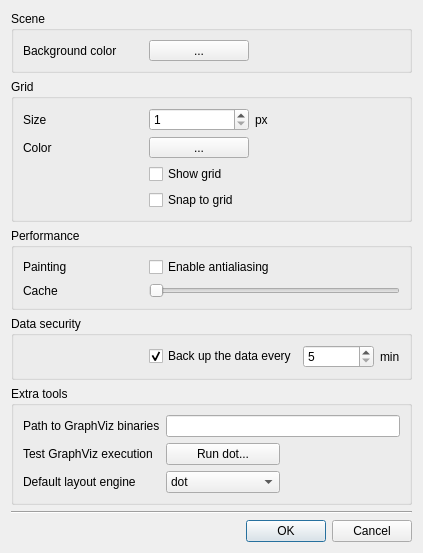
<?xml version="1.0" encoding="UTF-8"?>
<ui version="4.0">
 <class>CSceneOptionsDialog</class>
 <widget class="QDialog" name="CSceneOptionsDialog">
  <property name="geometry">
   <rect>
    <x>0</x>
    <y>0</y>
    <width>423</width>
    <height>546</height>
   </rect>
  </property>
  <property name="windowTitle">
   <string>Scene Options</string>
  </property>
  <layout class="QVBoxLayout" name="verticalLayout">
   <item>
    <widget class="QGroupBox" name="SceneSection">
     <property name="title">
      <string>Scene</string>
     </property>
     <property name="flat">
      <bool>true</bool>
     </property>
     <layout class="QFormLayout" name="formLayout">
      <property name="fieldGrowthPolicy">
       <enum>QFormLayout::FieldsStayAtSizeHint</enum>
      </property>
      <item row="0" column="0">
       <widget class="QLabel" name="label_4">
        <property name="minimumSize">
         <size>
          <width>120</width>
          <height>0</height>
         </size>
        </property>
        <property name="text">
         <string>Background color</string>
        </property>
       </widget>
      </item>
      <item row="0" column="1">
       <widget class="QSint::ColorButton" name="BackgroundColor">
        <property name="sizePolicy">
         <sizepolicy hsizetype="Preferred" vsizetype="Fixed">
          <horstretch>0</horstretch>
          <verstretch>0</verstretch>
         </sizepolicy>
        </property>
        <property name="minimumSize">
         <size>
          <width>100</width>
          <height>0</height>
         </size>
        </property>
        <property name="text">
         <string>...</string>
        </property>
        <property name="popupMode">
         <enum>QToolButton::InstantPopup</enum>
        </property>
        <property name="toolButtonStyle">
         <enum>Qt::ToolButtonTextBesideIcon</enum>
        </property>
        <property name="arrowType">
         <enum>Qt::NoArrow</enum>
        </property>
       </widget>
      </item>
     </layout>
    </widget>
   </item>
   <item>
    <widget class="QGroupBox" name="GridSection">
     <property name="title">
      <string>Grid</string>
     </property>
     <property name="flat">
      <bool>true</bool>
     </property>
     <layout class="QFormLayout" name="formLayout_2">
      <property name="fieldGrowthPolicy">
       <enum>QFormLayout::FieldsStayAtSizeHint</enum>
      </property>
      <item row="0" column="0">
       <widget class="QLabel" name="label">
        <property name="minimumSize">
         <size>
          <width>120</width>
          <height>0</height>
         </size>
        </property>
        <property name="text">
         <string>Size</string>
        </property>
       </widget>
      </item>
      <item row="0" column="1">
       <layout class="QHBoxLayout" name="horizontalLayout">
        <item>
         <widget class="QSpinBox" name="GridSize">
          <property name="sizePolicy">
           <sizepolicy hsizetype="Preferred" vsizetype="Fixed">
            <horstretch>0</horstretch>
            <verstretch>0</verstretch>
           </sizepolicy>
          </property>
          <property name="minimumSize">
           <size>
            <width>100</width>
            <height>0</height>
           </size>
          </property>
          <property name="minimum">
           <number>1</number>
          </property>
          <property name="maximum">
           <number>40</number>
          </property>
         </widget>
        </item>
        <item>
         <widget class="QLabel" name="label_2">
          <property name="text">
           <string>px</string>
          </property>
         </widget>
        </item>
       </layout>
      </item>
      <item row="2" column="0">
       <widget class="QLabel" name="label_3">
        <property name="minimumSize">
         <size>
          <width>120</width>
          <height>0</height>
         </size>
        </property>
        <property name="text">
         <string>Color</string>
        </property>
       </widget>
      </item>
      <item row="2" column="1">
       <widget class="QSint::ColorButton" name="GridColor">
        <property name="sizePolicy">
         <sizepolicy hsizetype="Preferred" vsizetype="Fixed">
          <horstretch>0</horstretch>
          <verstretch>0</verstretch>
         </sizepolicy>
        </property>
        <property name="minimumSize">
         <size>
          <width>100</width>
          <height>0</height>
         </size>
        </property>
        <property name="text">
         <string>...</string>
        </property>
        <property name="popupMode">
         <enum>QToolButton::InstantPopup</enum>
        </property>
        <property name="toolButtonStyle">
         <enum>Qt::ToolButtonTextBesideIcon</enum>
        </property>
        <property name="arrowType">
         <enum>Qt::NoArrow</enum>
        </property>
       </widget>
      </item>
      <item row="4" column="1">
       <widget class="QCheckBox" name="GridSnap">
        <property name="text">
         <string>Snap to grid</string>
        </property>
       </widget>
      </item>
      <item row="3" column="1">
       <widget class="QCheckBox" name="GridVisible">
        <property name="text">
         <string>Show grid</string>
        </property>
       </widget>
      </item>
     </layout>
    </widget>
   </item>
   <item>
    <widget class="QGroupBox" name="PerformanceSection">
     <property name="title">
      <string>Performance</string>
     </property>
     <property name="flat">
      <bool>true</bool>
     </property>
     <layout class="QGridLayout" name="gridLayout">
      <item row="0" column="0">
       <widget class="QLabel" name="label_5">
        <property name="minimumSize">
         <size>
          <width>120</width>
          <height>0</height>
         </size>
        </property>
        <property name="maximumSize">
         <size>
          <width>100</width>
          <height>16777215</height>
         </size>
        </property>
        <property name="text">
         <string>Painting</string>
        </property>
       </widget>
      </item>
      <item row="0" column="1">
       <widget class="QCheckBox" name="Antialiasing">
        <property name="sizePolicy">
         <sizepolicy hsizetype="Expanding" vsizetype="Fixed">
          <horstretch>0</horstretch>
          <verstretch>0</verstretch>
         </sizepolicy>
        </property>
        <property name="text">
         <string>Enable antialiasing</string>
        </property>
       </widget>
      </item>
      <item row="1" column="0">
       <widget class="QLabel" name="label_6">
        <property name="minimumSize">
         <size>
          <width>120</width>
          <height>0</height>
         </size>
        </property>
        <property name="maximumSize">
         <size>
          <width>100</width>
          <height>16777215</height>
         </size>
        </property>
        <property name="text">
         <string>Cache</string>
        </property>
       </widget>
      </item>
      <item row="1" column="1">
       <widget class="QSint::SpinSlider" name="CacheSlider">
        <property name="maximum">
         <number>1000</number>
        </property>
        <property name="singleStep">
         <number>10</number>
        </property>
        <property name="pageStep">
         <number>10</number>
        </property>
        <property name="orientation">
         <enum>Qt::Horizontal</enum>
        </property>
       </widget>
      </item>
     </layout>
    </widget>
   </item>
   <item>
    <widget class="QGroupBox" name="DataSection">
     <property name="title">
      <string>Data security</string>
     </property>
     <property name="flat">
      <bool>true</bool>
     </property>
     <layout class="QGridLayout" name="gridLayout_2">
      <item row="1" column="1">
       <widget class="QCheckBox" name="EnableBackups">
        <property name="text">
         <string>Back up the data every</string>
        </property>
        <property name="checked">
         <bool>true</bool>
        </property>
       </widget>
      </item>
      <item row="1" column="3">
       <widget class="QLabel" name="label_7">
        <property name="sizePolicy">
         <sizepolicy hsizetype="Maximum" vsizetype="Preferred">
          <horstretch>0</horstretch>
          <verstretch>0</verstretch>
         </sizepolicy>
        </property>
        <property name="text">
         <string>min</string>
        </property>
       </widget>
      </item>
      <item row="1" column="2">
       <widget class="QSpinBox" name="BackupPeriod">
        <property name="minimum">
         <number>5</number>
        </property>
        <property name="maximum">
         <number>200</number>
        </property>
        <property name="singleStep">
         <number>5</number>
        </property>
       </widget>
      </item>
      <item row="1" column="0">
       <widget class="QLabel" name="label_8">
        <property name="minimumSize">
         <size>
          <width>120</width>
          <height>0</height>
         </size>
        </property>
        <property name="maximumSize">
         <size>
          <width>100</width>
          <height>16777215</height>
         </size>
        </property>
        <property name="text">
         <string/>
        </property>
       </widget>
      </item>
     </layout>
    </widget>
   </item>
   <item>
    <widget class="QGroupBox" name="ExtraSection">
     <property name="title">
      <string>Extra tools</string>
     </property>
     <property name="flat">
      <bool>true</bool>
     </property>
     <layout class="QGridLayout" name="gridLayout_3">
      <item row="0" column="0">
       <widget class="QLabel" name="label_9">
        <property name="minimumSize">
         <size>
          <width>120</width>
          <height>0</height>
         </size>
        </property>
        <property name="text">
         <string>Path to GraphViz binaries</string>
        </property>
       </widget>
      </item>
      <item row="2" column="1">
       <widget class="QComboBox" name="GraphvizDefaultEngine">
        <property name="editable">
         <bool>false</bool>
        </property>
        <item>
         <property name="text">
          <string>dot</string>
         </property>
        </item>
        <item>
         <property name="text">
          <string>neato</string>
         </property>
        </item>
        <item>
         <property name="text">
          <string>fdp</string>
         </property>
        </item>
        <item>
         <property name="text">
          <string>sfdp</string>
         </property>
        </item>
        <item>
         <property name="text">
          <string>twopi</string>
         </property>
        </item>
        <item>
         <property name="text">
          <string>circo</string>
         </property>
        </item>
       </widget>
      </item>
      <item row="2" column="0">
       <widget class="QLabel" name="label_10">
        <property name="minimumSize">
         <size>
          <width>120</width>
          <height>0</height>
         </size>
        </property>
        <property name="text">
         <string>Default layout engine</string>
        </property>
       </widget>
      </item>
      <item row="0" column="1" colspan="2">
       <widget class="QSint::PathPicker" name="GraphvizPath"/>
      </item>
      <item row="1" column="1">
       <widget class="QPushButton" name="GraphvizTest">
        <property name="text">
         <string>Run dot...</string>
        </property>
       </widget>
      </item>
      <item row="1" column="0">
       <widget class="QLabel" name="label_11">
        <property name="minimumSize">
         <size>
          <width>120</width>
          <height>0</height>
         </size>
        </property>
        <property name="text">
         <string>Test GraphViz execution</string>
        </property>
       </widget>
      </item>
     </layout>
    </widget>
   </item>
   <item>
    <spacer name="verticalSpacer">
     <property name="orientation">
      <enum>Qt::Vertical</enum>
     </property>
     <property name="sizeHint" stdset="0">
      <size>
       <width>20</width>
       <height>40</height>
      </size>
     </property>
    </spacer>
   </item>
   <item>
    <widget class="Line" name="line">
     <property name="orientation">
      <enum>Qt::Horizontal</enum>
     </property>
    </widget>
   </item>
   <item>
    <widget class="QDialogButtonBox" name="buttonBox">
     <property name="orientation">
      <enum>Qt::Horizontal</enum>
     </property>
     <property name="standardButtons">
      <set>QDialogButtonBox::Cancel|QDialogButtonBox::Ok</set>
     </property>
    </widget>
   </item>
  </layout>
 </widget>
 <customwidgets>
  <customwidget>
   <class>QSint::ColorButton</class>
   <extends>QToolButton</extends>
   <header location="global">colorbutton.h</header>
  </customwidget>
  <customwidget>
   <class>QSint::SpinSlider</class>
   <extends>QSlider</extends>
   <header location="global">spinslider.h</header>
  </customwidget>
  <customwidget>
   <class>QSint::PathPicker</class>
   <extends>QLineEdit</extends>
   <header location="global">pathpicker.h</header>
  </customwidget>
 </customwidgets>
 <tabstops>
  <tabstop>BackgroundColor</tabstop>
  <tabstop>GridSize</tabstop>
  <tabstop>GridColor</tabstop>
  <tabstop>GridVisible</tabstop>
  <tabstop>GridSnap</tabstop>
  <tabstop>Antialiasing</tabstop>
  <tabstop>CacheSlider</tabstop>
  <tabstop>EnableBackups</tabstop>
  <tabstop>BackupPeriod</tabstop>
  <tabstop>GraphvizPath</tabstop>
  <tabstop>GraphvizDefaultEngine</tabstop>
 </tabstops>
 <resources/>
 <connections>
  <connection>
   <sender>buttonBox</sender>
   <signal>accepted()</signal>
   <receiver>CSceneOptionsDialog</receiver>
   <slot>accept()</slot>
   <hints>
    <hint type="sourcelabel">
     <x>248</x>
     <y>254</y>
    </hint>
    <hint type="destinationlabel">
     <x>157</x>
     <y>274</y>
    </hint>
   </hints>
  </connection>
  <connection>
   <sender>buttonBox</sender>
   <signal>rejected()</signal>
   <receiver>CSceneOptionsDialog</receiver>
   <slot>reject()</slot>
   <hints>
    <hint type="sourcelabel">
     <x>316</x>
     <y>260</y>
    </hint>
    <hint type="destinationlabel">
     <x>286</x>
     <y>274</y>
    </hint>
   </hints>
  </connection>
 </connections>
</ui>
